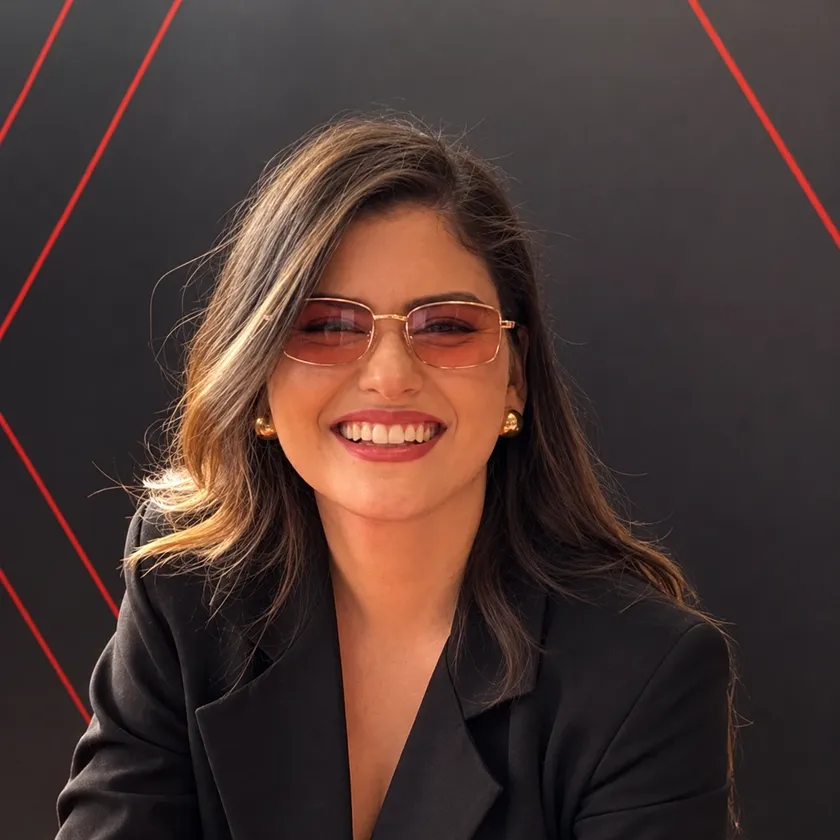
#> input picture assets-src/photos/yasmin-retrato-estudio.webp, 840 x 840 px, shrunk from 1254 x 1254 before the run
$ python refine_matte.py
#> lines starting #> are read from the running program, lines starting #| are printed output that depends on the picture; after the words box and inside, x2 and y2 are one past the last pixel; in counts of white or black regions, pixels touching at a corner belong together
"""
Refina o matte do recorte (cabelo) antes do tratamento P&B.

  python3 scripts/refine_matte.py

Entrada : assets-src/photos/yasmin-retrato-estudio.webp  (foto original)
          assets-src/photos/yasmin-retrato-recorte.png   (alpha do BiRefNet)
Saída   : assets-src/photos/yasmin-retrato-recorte-refinado.png

Etapas:
 1. abertura morfológica no alpha: remove fios finos e quebrados
    (que aparecem como "tracejado" sobre fundos chapados);
 2. remoção de fragmentos desconectados da silhueta principal;
 3. filtro guiado (guia = luminância da foto): alinha a borda ao contorno
    real do cabelo e elimina o serrilhado em degraus;
 4. curva de contraste suave no alpha + leve desfoque: borda limpa e macia;
 5. descontaminação de cor (pymatting.estimate_foreground_ml): remove o
    resíduo do fundo escuro original nas bordas semitransparentes.
"""
from pathlib import Path
import numpy as np
from PIL import Image
from scipy import ndimage as ndi
from pymatting import estimate_foreground_ml

ROOT = Path(__file__).resolve().parent.parent
SRC = ROOT / 'assets-src' / 'photos'

img = np.asarray(Image.open(SRC / 'yasmin-retrato-estudio.webp').convert('RGB')).astype(np.float64) / 255
a = np.asarray(Image.open(SRC / 'yasmin-retrato-recorte.png').convert('RGBA'))[..., 3].astype(np.float64) / 255
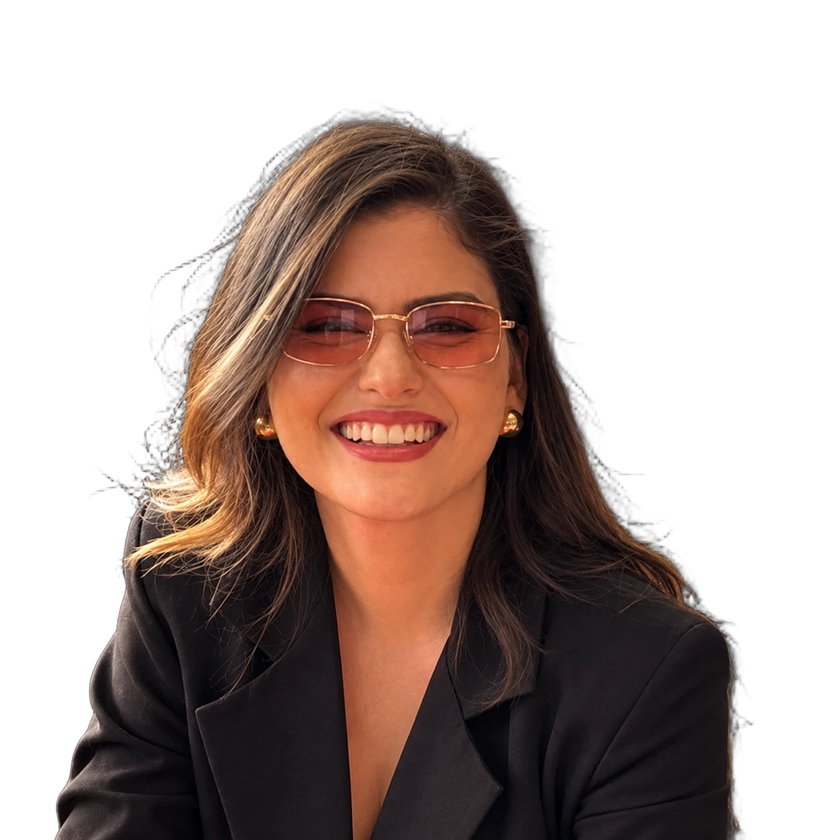
#> input picture assets-src/photos/yasmin-retrato-recorte.png, 840 x 840 px, shrunk from 1254 x 1254 before the run

# 1. abertura morfológica (estruturas com menos de ~7 px somem)
a1 = ndi.grey_opening(a, size=(7, 7))

# 2. mantém só a silhueta principal
lab, n = ndi.label(a1 > 0.5)
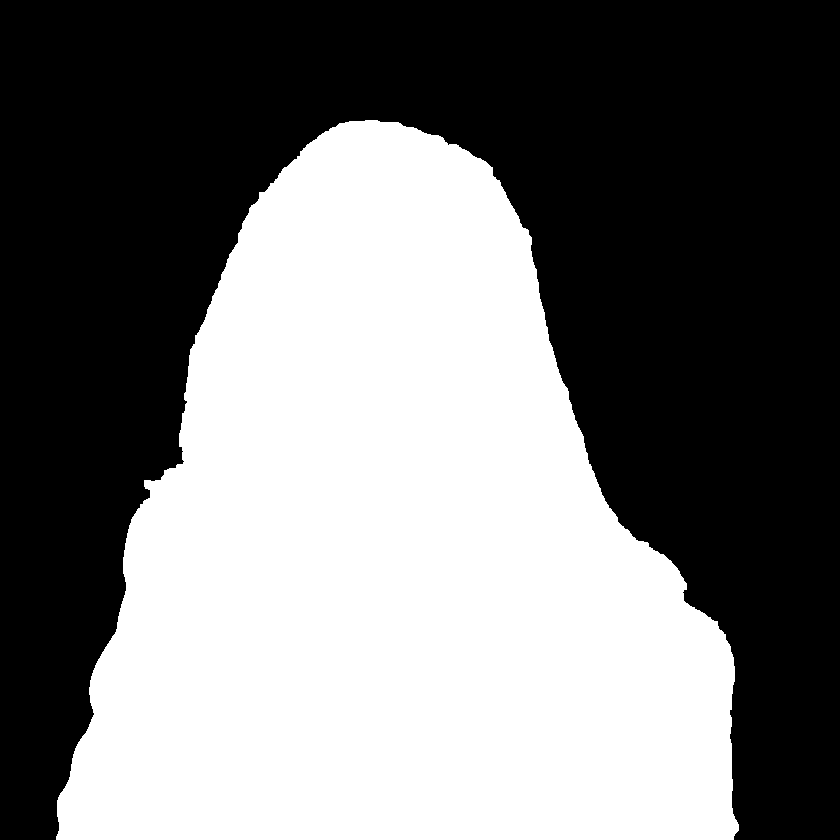
#> lab: shape (840, 840) int32; values 0 (black) and 1 (white), 46.5% white; 1 white region, box (x1, y1, x2, y2) and area: (56, 120, 739, 840) 327828
#> n = 1
if n > 1:
    sizes = ndi.sum(np.ones_like(a1), lab, index=range(1, n + 1))
    main = lab == (1 + int(np.argmax(sizes)))
    keep = ndi.binary_dilation(main, iterations=6)
    a1 = a1 * keep

# 3. filtro guiado
def box(x, r):
#> called with r = 4
    return ndi.uniform_filter(x, size=2 * r + 1, mode='reflect')

def guided(I, p, r, eps):
    mI, mp = box(I, r), box(p, r)
    cov = box(I * p, r) - mI * mp
    var = box(I * I, r) - mI * mI
    A = cov / (var + eps)
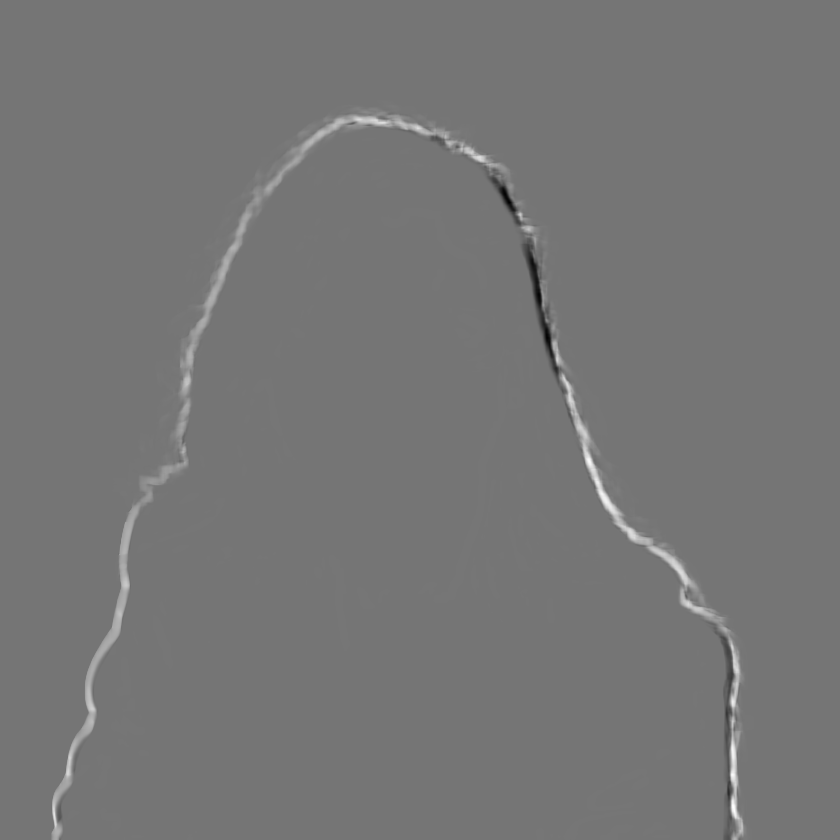
#> A: shape (840, 840) float64; min -3.73, max 4.33, mean 0.0245; drawn with min black and max white
    b = mp - A * mI
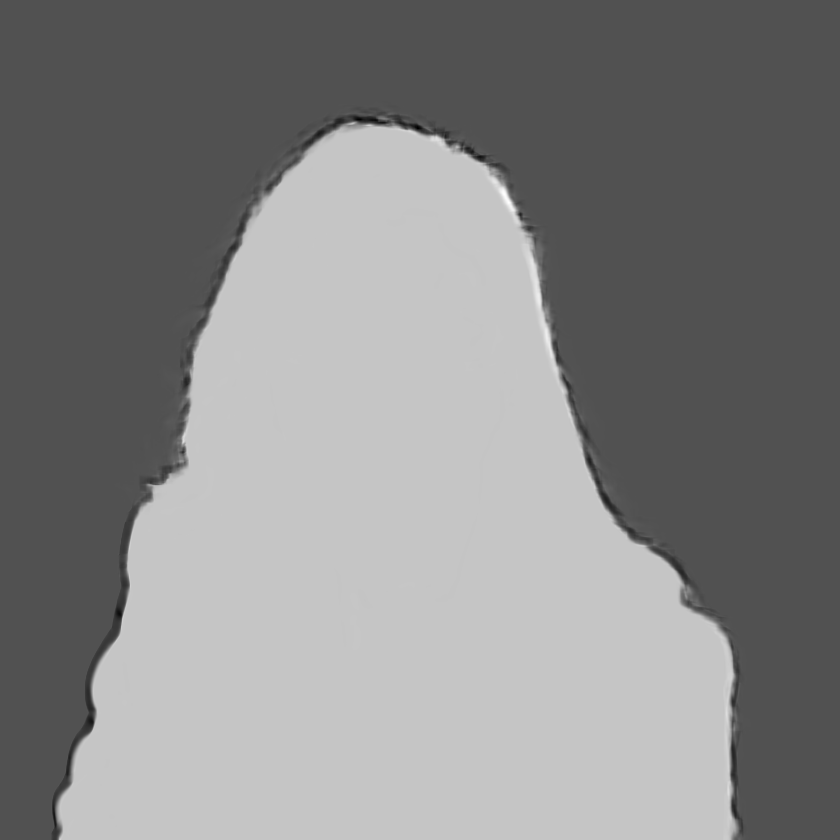
#> b: shape (840, 840) float64; min -0.707, max 1.49, mean 0.456; drawn with min black and max white
    return box(A, r) * I + box(b, r)
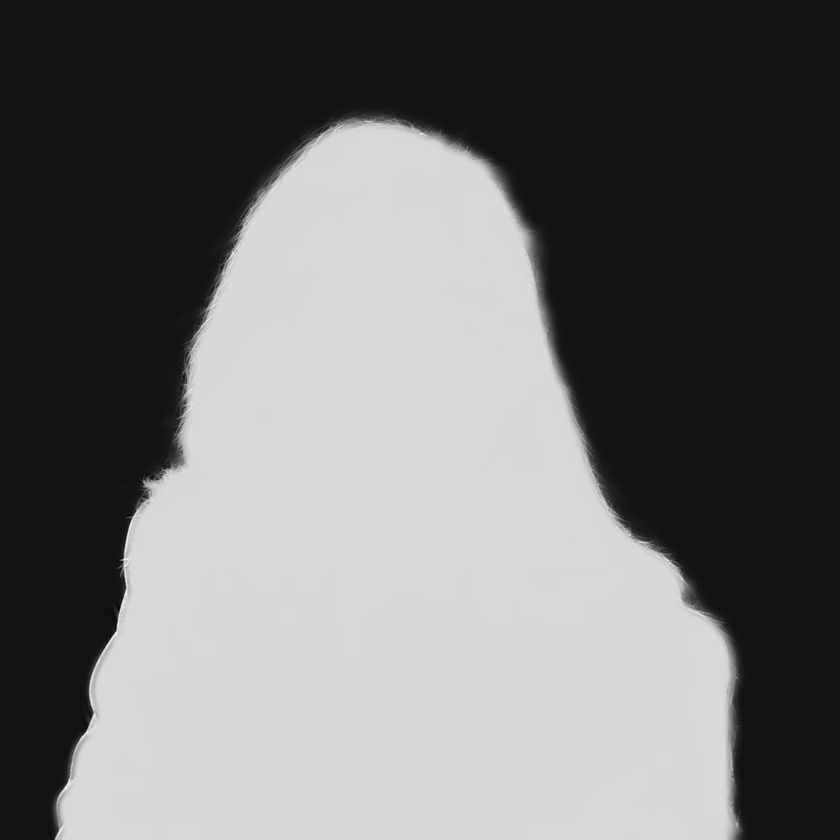
#> returned value: shape (840, 840) float64; min -0.0913, max 1.19, mean 0.465; drawn with min black and max white

lum = img @ np.array([0.3, 0.59, 0.11])
a2 = np.clip(guided(lum, a1, r=4, eps=1e-3), 0, 1)

# 4. curva suave + leve desfoque
t = np.clip((a2 - 0.12) / 0.76, 0, 1)
a3 = t * t * (3 - 2 * t)
a3 = ndi.gaussian_filter(a3, 0.7)
a3[a3 < 0.02] = 0
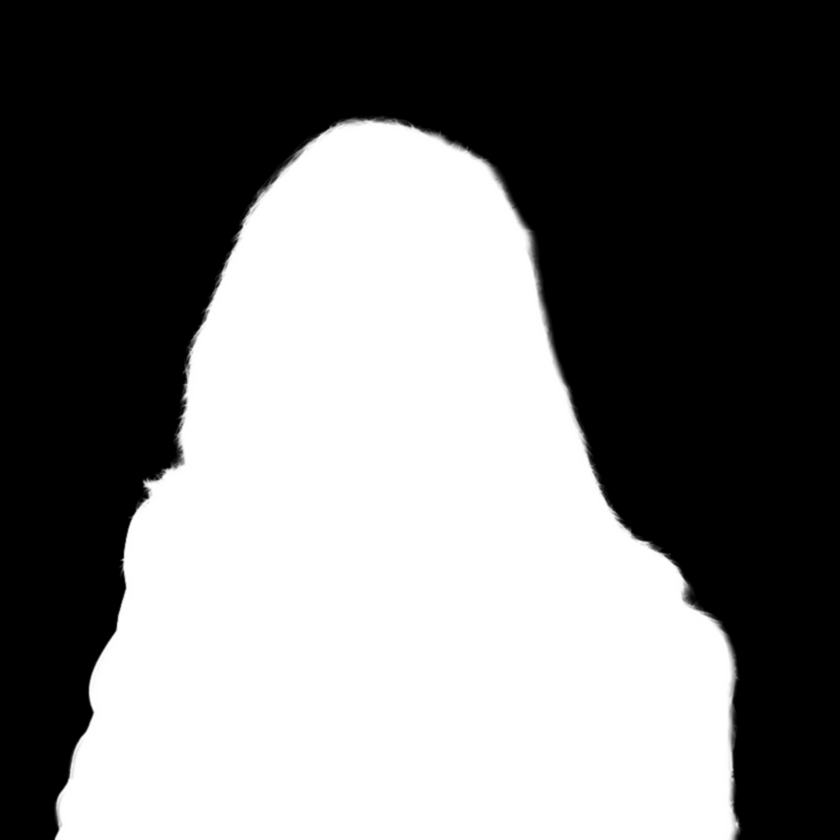
#> a3: shape (840, 840) float64; min 0, max 1, mean 0.465

# 5. descontaminação de cor
#> (the run stopped early here; a loop or call above may not have finished)
